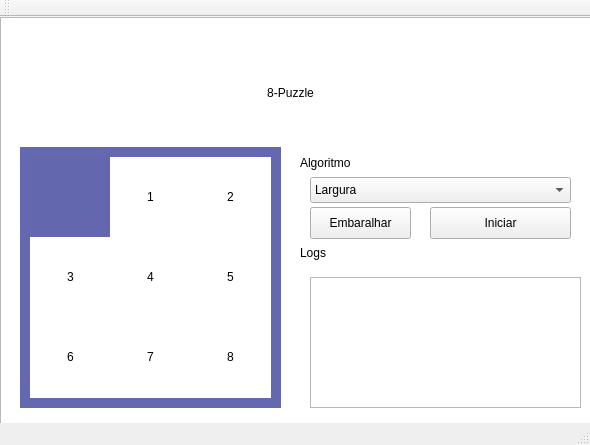
<?xml version="1.0" encoding="UTF-8"?>
<ui version="4.0">
 <class>Principal</class>
 <widget class="QMainWindow" name="Principal">
  <property name="geometry">
   <rect>
    <x>0</x>
    <y>0</y>
    <width>590</width>
    <height>445</height>
   </rect>
  </property>
  <property name="sizePolicy">
   <sizepolicy hsizetype="Fixed" vsizetype="Fixed">
    <horstretch>0</horstretch>
    <verstretch>0</verstretch>
   </sizepolicy>
  </property>
  <property name="windowTitle">
   <string>Principal</string>
  </property>
  <widget class="QWidget" name="centralWidget">
   <widget class="QTableView" name="tableView">
    <property name="geometry">
     <rect>
      <x>0</x>
      <y>0</y>
      <width>591</width>
      <height>411</height>
     </rect>
    </property>
    <property name="sizePolicy">
     <sizepolicy hsizetype="Fixed" vsizetype="Fixed">
      <horstretch>0</horstretch>
      <verstretch>0</verstretch>
     </sizepolicy>
    </property>
    <property name="autoFillBackground">
     <bool>true</bool>
    </property>
    <property name="styleSheet">
     <string notr="true">backgroud-color:rgb(234,234,234);</string>
    </property>
   </widget>
   <widget class="QPushButton" name="start">
    <property name="enabled">
     <bool>true</bool>
    </property>
    <property name="geometry">
     <rect>
      <x>430</x>
      <y>190</y>
      <width>141</width>
      <height>32</height>
     </rect>
    </property>
    <property name="styleSheet">
     <string notr="true">font: 14pt &quot;DIN Light&quot;;</string>
    </property>
    <property name="text">
     <string>Iniciar</string>
    </property>
   </widget>
   <widget class="QLabel" name="label_log_nome">
    <property name="geometry">
     <rect>
      <x>300</x>
      <y>220</y>
      <width>111</width>
      <height>31</height>
     </rect>
    </property>
    <property name="sizePolicy">
     <sizepolicy hsizetype="Preferred" vsizetype="Preferred">
      <horstretch>0</horstretch>
      <verstretch>0</verstretch>
     </sizepolicy>
    </property>
    <property name="styleSheet">
     <string notr="true">font: 14pt &quot;DIN Light&quot;;</string>
    </property>
    <property name="text">
     <string>Logs</string>
    </property>
   </widget>
   <widget class="QWidget" name="widget" native="true">
    <property name="enabled">
     <bool>true</bool>
    </property>
    <property name="geometry">
     <rect>
      <x>20</x>
      <y>130</y>
      <width>261</width>
      <height>261</height>
     </rect>
    </property>
    <property name="sizePolicy">
     <sizepolicy hsizetype="Fixed" vsizetype="Fixed">
      <horstretch>0</horstretch>
      <verstretch>0</verstretch>
     </sizepolicy>
    </property>
    <property name="autoFillBackground">
     <bool>false</bool>
    </property>
    <property name="styleSheet">
     <string notr="true">background-color: rgb(99,104,175);
</string>
    </property>
    <widget class="QLabel" name="label_0">
     <property name="geometry">
      <rect>
       <x>10</x>
       <y>10</y>
       <width>81</width>
       <height>81</height>
      </rect>
     </property>
     <property name="focusPolicy">
      <enum>Qt::StrongFocus</enum>
     </property>
     <property name="autoFillBackground">
      <bool>false</bool>
     </property>
     <property name="styleSheet">
      <string notr="true">background-color: rgb(99, 104, 174);
font: 64pt &quot;DIN Light&quot;;</string>
     </property>
     <property name="text">
      <string/>
     </property>
     <property name="alignment">
      <set>Qt::AlignCenter</set>
     </property>
    </widget>
    <widget class="QLabel" name="label_1">
     <property name="geometry">
      <rect>
       <x>90</x>
       <y>10</y>
       <width>81</width>
       <height>81</height>
      </rect>
     </property>
     <property name="focusPolicy">
      <enum>Qt::StrongFocus</enum>
     </property>
     <property name="autoFillBackground">
      <bool>false</bool>
     </property>
     <property name="styleSheet">
      <string notr="true">background-color: rgb(255, 255, 255);
font: 64pt &quot;DIN Light&quot;;</string>
     </property>
     <property name="text">
      <string>1</string>
     </property>
     <property name="alignment">
      <set>Qt::AlignCenter</set>
     </property>
    </widget>
    <widget class="QLabel" name="label_2">
     <property name="geometry">
      <rect>
       <x>170</x>
       <y>10</y>
       <width>81</width>
       <height>81</height>
      </rect>
     </property>
     <property name="focusPolicy">
      <enum>Qt::StrongFocus</enum>
     </property>
     <property name="autoFillBackground">
      <bool>false</bool>
     </property>
     <property name="styleSheet">
      <string notr="true">background-color: rgb(255, 255, 255);
font: 64pt &quot;DIN Light&quot;;</string>
     </property>
     <property name="text">
      <string>2</string>
     </property>
     <property name="alignment">
      <set>Qt::AlignCenter</set>
     </property>
    </widget>
    <widget class="QLabel" name="label_3">
     <property name="geometry">
      <rect>
       <x>10</x>
       <y>90</y>
       <width>81</width>
       <height>81</height>
      </rect>
     </property>
     <property name="focusPolicy">
      <enum>Qt::StrongFocus</enum>
     </property>
     <property name="autoFillBackground">
      <bool>false</bool>
     </property>
     <property name="styleSheet">
      <string notr="true">background-color: rgb(255, 255, 255);
font: 64pt &quot;DIN Light&quot;;</string>
     </property>
     <property name="text">
      <string>3</string>
     </property>
     <property name="alignment">
      <set>Qt::AlignCenter</set>
     </property>
    </widget>
    <widget class="QLabel" name="label_4">
     <property name="geometry">
      <rect>
       <x>90</x>
       <y>90</y>
       <width>81</width>
       <height>81</height>
      </rect>
     </property>
     <property name="focusPolicy">
      <enum>Qt::StrongFocus</enum>
     </property>
     <property name="autoFillBackground">
      <bool>false</bool>
     </property>
     <property name="styleSheet">
      <string notr="true">background-color: rgb(255, 255, 255);
font: 64pt &quot;DIN Light&quot;;</string>
     </property>
     <property name="text">
      <string>4</string>
     </property>
     <property name="alignment">
      <set>Qt::AlignCenter</set>
     </property>
    </widget>
    <widget class="QLabel" name="label_5">
     <property name="geometry">
      <rect>
       <x>170</x>
       <y>90</y>
       <width>81</width>
       <height>81</height>
      </rect>
     </property>
     <property name="focusPolicy">
      <enum>Qt::StrongFocus</enum>
     </property>
     <property name="autoFillBackground">
      <bool>false</bool>
     </property>
     <property name="styleSheet">
      <string notr="true">background-color: rgb(255, 255, 255);
font: 64pt &quot;DIN Light&quot;;</string>
     </property>
     <property name="text">
      <string>5</string>
     </property>
     <property name="alignment">
      <set>Qt::AlignCenter</set>
     </property>
    </widget>
    <widget class="QLabel" name="label_6">
     <property name="geometry">
      <rect>
       <x>10</x>
       <y>170</y>
       <width>81</width>
       <height>81</height>
      </rect>
     </property>
     <property name="focusPolicy">
      <enum>Qt::StrongFocus</enum>
     </property>
     <property name="autoFillBackground">
      <bool>false</bool>
     </property>
     <property name="styleSheet">
      <string notr="true">background-color: rgb(255, 255, 255);
font: 64pt &quot;DIN Light&quot;;</string>
     </property>
     <property name="text">
      <string>6</string>
     </property>
     <property name="alignment">
      <set>Qt::AlignCenter</set>
     </property>
    </widget>
    <widget class="QLabel" name="label_7">
     <property name="geometry">
      <rect>
       <x>90</x>
       <y>170</y>
       <width>81</width>
       <height>81</height>
      </rect>
     </property>
     <property name="focusPolicy">
      <enum>Qt::StrongFocus</enum>
     </property>
     <property name="autoFillBackground">
      <bool>false</bool>
     </property>
     <property name="styleSheet">
      <string notr="true">background-color: rgb(255, 255, 255);
font: 64pt &quot;DIN Light&quot;;</string>
     </property>
     <property name="text">
      <string>7</string>
     </property>
     <property name="alignment">
      <set>Qt::AlignCenter</set>
     </property>
    </widget>
    <widget class="QLabel" name="label_8">
     <property name="geometry">
      <rect>
       <x>170</x>
       <y>170</y>
       <width>81</width>
       <height>81</height>
      </rect>
     </property>
     <property name="cursor">
      <cursorShape>PointingHandCursor</cursorShape>
     </property>
     <property name="focusPolicy">
      <enum>Qt::StrongFocus</enum>
     </property>
     <property name="autoFillBackground">
      <bool>false</bool>
     </property>
     <property name="styleSheet">
      <string notr="true">background-color: rgb(255, 255, 255);
font: 64pt &quot;DIN Light&quot;;</string>
     </property>
     <property name="text">
      <string>8</string>
     </property>
     <property name="alignment">
      <set>Qt::AlignCenter</set>
     </property>
    </widget>
   </widget>
   <widget class="QLabel" name="Title">
    <property name="geometry">
     <rect>
      <x>20</x>
      <y>20</y>
      <width>541</width>
      <height>111</height>
     </rect>
    </property>
    <property name="styleSheet">
     <string notr="true">font: 68pt &quot;DIN Light&quot;;</string>
    </property>
    <property name="text">
     <string>8-Puzzle</string>
    </property>
    <property name="alignment">
     <set>Qt::AlignCenter</set>
    </property>
   </widget>
   <widget class="QTextEdit" name="text_log">
    <property name="geometry">
     <rect>
      <x>310</x>
      <y>260</y>
      <width>271</width>
      <height>131</height>
     </rect>
    </property>
   </widget>
   <widget class="QComboBox" name="combo_box">
    <property name="geometry">
     <rect>
      <x>310</x>
      <y>160</y>
      <width>261</width>
      <height>26</height>
     </rect>
    </property>
    <property name="styleSheet">
     <string notr="true">font: 14pt &quot;DIN Light&quot;;</string>
    </property>
    <item>
     <property name="text">
      <string>Largura</string>
     </property>
    </item>
    <item>
     <property name="text">
      <string>Profundidade</string>
     </property>
    </item>
   </widget>
   <widget class="QLabel" name="label_algoritmo">
    <property name="geometry">
     <rect>
      <x>300</x>
      <y>130</y>
      <width>111</width>
      <height>31</height>
     </rect>
    </property>
    <property name="sizePolicy">
     <sizepolicy hsizetype="Preferred" vsizetype="Preferred">
      <horstretch>0</horstretch>
      <verstretch>0</verstretch>
     </sizepolicy>
    </property>
    <property name="styleSheet">
     <string notr="true">font: 14pt &quot;DIN Light&quot;;</string>
    </property>
    <property name="text">
     <string>Algoritmo</string>
    </property>
   </widget>
   <widget class="QPushButton" name="random">
    <property name="enabled">
     <bool>true</bool>
    </property>
    <property name="geometry">
     <rect>
      <x>310</x>
      <y>190</y>
      <width>101</width>
      <height>32</height>
     </rect>
    </property>
    <property name="styleSheet">
     <string notr="true">font: 14pt &quot;DIN Light&quot;;</string>
    </property>
    <property name="text">
     <string>Embaralhar</string>
    </property>
   </widget>
   <zorder>tableView</zorder>
   <zorder>start</zorder>
   <zorder>label_log_nome</zorder>
   <zorder>Title</zorder>
   <zorder>widget</zorder>
   <zorder>text_log</zorder>
   <zorder>combo_box</zorder>
   <zorder>label_algoritmo</zorder>
   <zorder>random</zorder>
  </widget>
  <widget class="QToolBar" name="mainToolBar">
   <attribute name="toolBarArea">
    <enum>TopToolBarArea</enum>
   </attribute>
   <attribute name="toolBarBreak">
    <bool>false</bool>
   </attribute>
  </widget>
  <widget class="QStatusBar" name="statusBar"/>
 </widget>
 <layoutdefault spacing="6" margin="11"/>
 <resources/>
 <connections/>
</ui>
